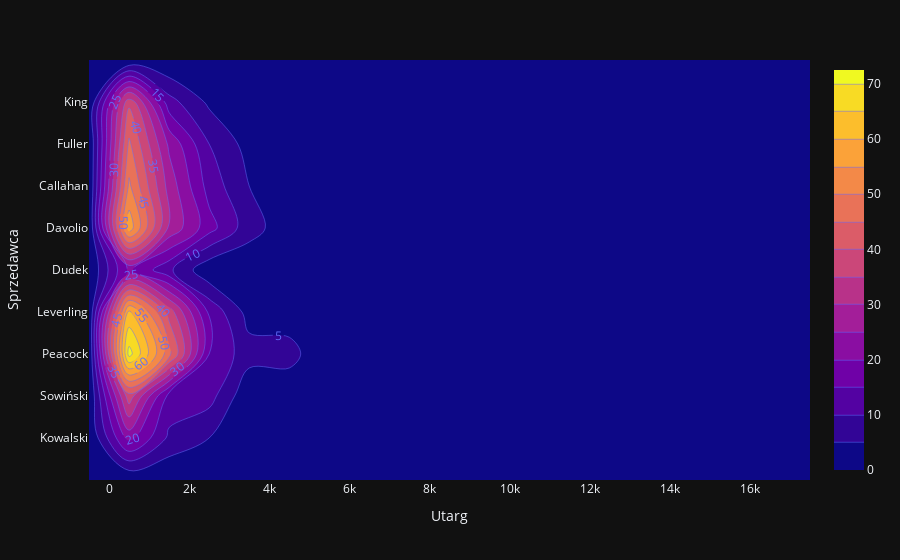

The cell this chart's notebook holds for it:
### Markdown cell above
### Bazując na przykładzie w podrozdziale 1.3, stwórz wykres konturowanej mapy ciepła z podrozdziału https://plotly.com/python/2d-histogram-contour/ z dokumentacji biblioteki plotly.

### Code cell
fig = px.density_contour(df_zamowienia, x='Utarg', y='Sprzedawca')
fig.update_traces(contours_coloring='fill', contours_showlabels = True)
fig.show()

### Figure 1 — Plotly figure (JSON) as saved in the notebook; plotly's stock layout.template omitted (floating-point values rounded to 4 significant figures; data arrays with more than 128 entries replaced by an {"elided": "..."} marker saying what was removed)
{"data": [{"contours": {"coloring": "fill", "showlabels": true}, "hovertemplate": "Utarg=%{x}<br>Sprzedawca=%{y}<br>count=%{z}<extra></extra>", "legendgroup": "", "line": {"color": "#636efa"}, "name": "", "showlegend": false, "type": "histogram2dcontour", "x": {"elided": "799 float values"}, "xaxis": "x", "xbingroup": "x", "y": {"elided": "799 str values"}, "yaxis": "y", "ybingroup": "y"}], "layout": {"legend": {"tracegroupgap": 0}, "margin": {"t": 60}, "xaxis": {"anchor": "y", "domain": [0, 1], "title": {"text": "Utarg"}}, "yaxis": {"anchor": "x", "domain": [0, 1], "title": {"text": "Sprzedawca"}}}}
